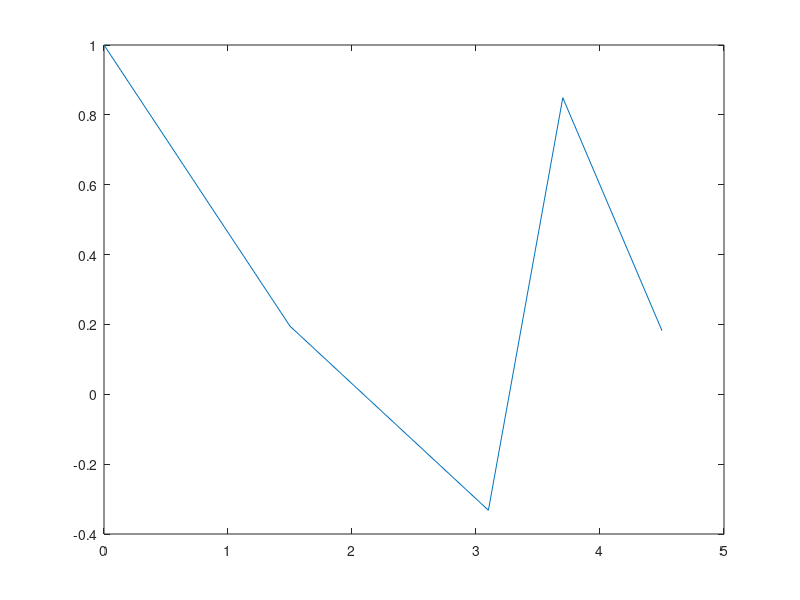

Source code (MATLAB):
clear all
clc

yAxis = [1.000 0.195 -0.332 0.849 0.182];
xAxis = [0.000 1.500 3.100 3.700 4.500];
xPoint = -0.137;
xRange = linspace(xAxis(1), xAxis(length(xAxis)), 10000);
trueFunction = cos(xRange .* log(xRange + 1));

yAxisDiff = zeros(1, length(yAxis));
for i = 1:1:length(yAxisDiff)
    yAxisDiff(i) = - (log(xAxis(i) + 1) + xAxis(i) / (xAxis(i) + 1) ) * sin(xAxis(i) * log(xAxis(i) + 1));
end

fprintf("y' ->");
for i = 1:1:length(yAxis)
        fprintf(" %f", yAxisDiff(i));
end
fprintf("\n");

figure
    plot(xAxis, yAxis)